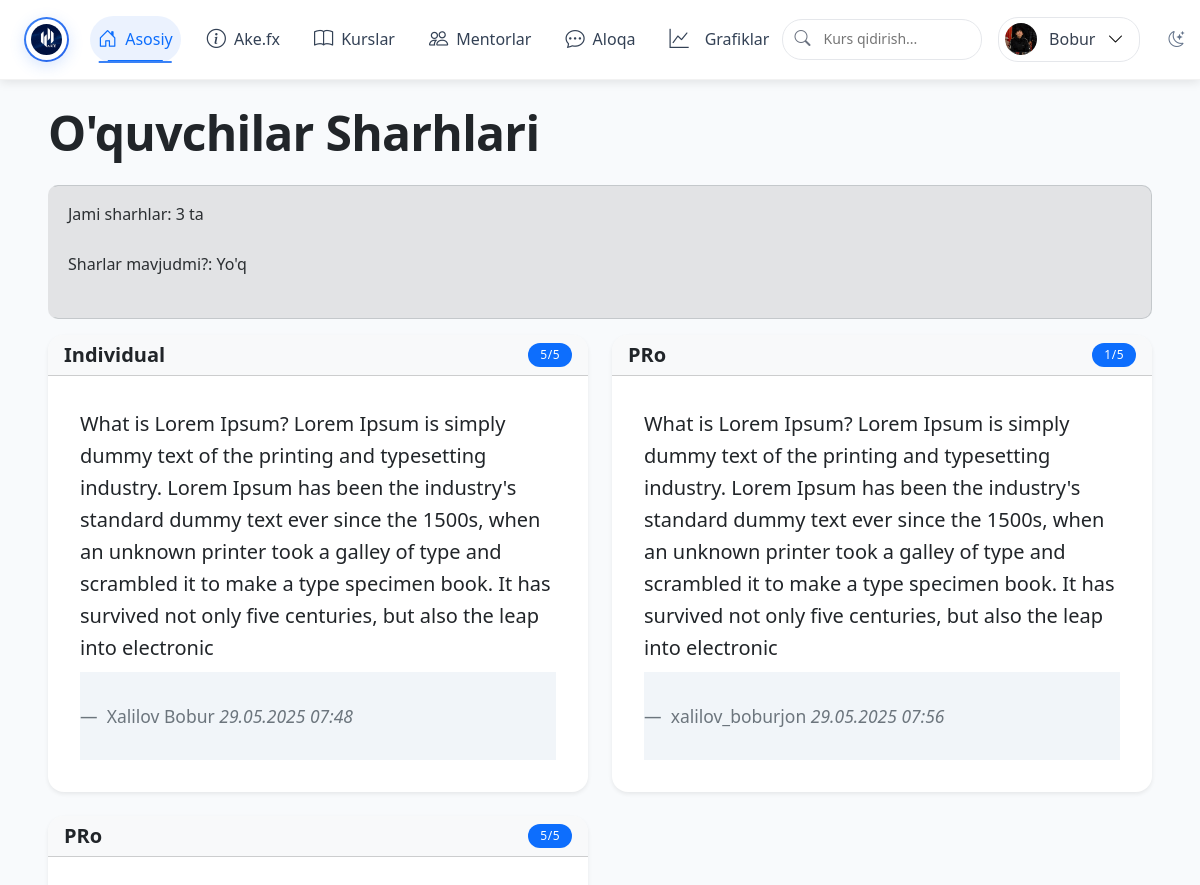
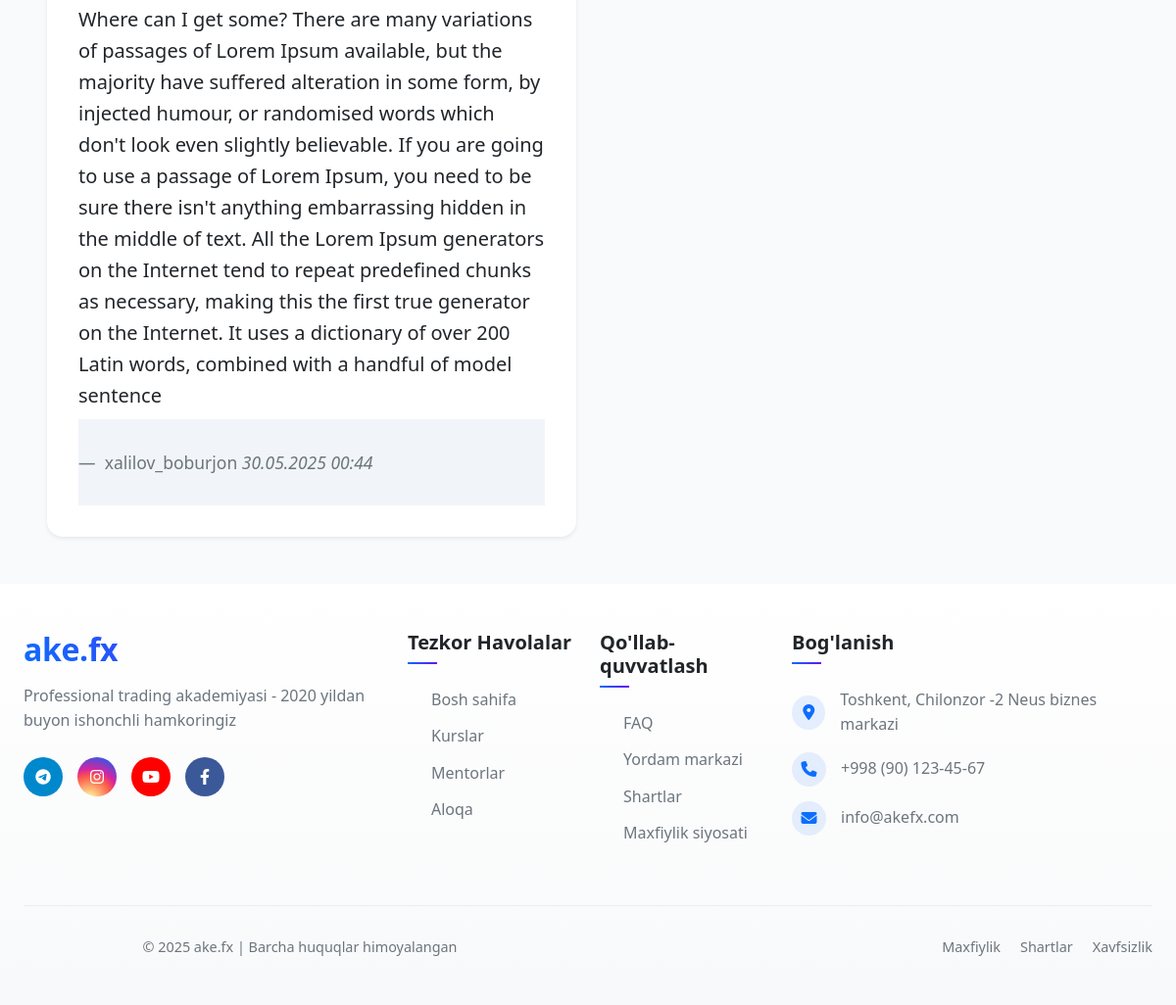
The page /reviews/ (signed in) on the database its author committed (2 pictures, top to bottom).
### main/models.py (models this page shows, shortened)
class Profile(models.Model):
    user = models.OneToOneField(users, on_delete=models.CASCADE)
    image = models.ImageField(upload_to='profile_images/', null=True, blank=True)
    bio = models.TextField(max_length=500, blank=True)

class Review(models.Model):
    student = models.ForeignKey('Student', on_delete=models.CASCADE)
    course = models.ForeignKey('Course', on_delete=models.CASCADE)
    rating = models.IntegerField(choices=[(i, i) for i in range(1, 6)])
    comment = models.TextField()
    date = models.DateTimeField(auto_now_add=True)

class Course(models.Model):
    title = models.CharField(max_length=100)
    description = models.TextField()
    price = models.DecimalField(max_digits=8, decimal_places=2)
    duration = models.CharField(max_length=50)  # masalan: '3 oy'
    image = models.ImageField(upload_to='courses/')
    mentor = models.ForeignKey('Mentor', on_delete=models.SET_NULL, null=True, blank=True)
    is_paid = models.BooleanField(default=True)  # Pullik yoki bepul ekanligini belgilash
    category = models.ForeignKey(Category, on_delete=models.SET_NULL, null=True, verbose_name='Kategoriya')
    level = models.ForeignKey('Level', on_delete=models.SET_NULL, null=True, verbose_name='Daraja')
    created_at = models.DateTimeField(auto_now_add=True)
    class Meta:
        ordering = ['-created_at']  # Add default ordering
        verbose_name = "Kurs"
        verbose_name_plural = "Kurslar"

class Student(models.Model):
    full_name = models.CharField(max_length=100)
    phone = models.CharField(max_length=20)
    email = models.EmailField()
    course = models.ForeignKey(Course, on_delete=models.SET_NULL, null=True)
    registered_at = models.DateTimeField(auto_now_add=True)

### main/views.py (the view)
# urls.py: path('reviews/', views.review_list, name='review-list'),
def review_list(request):
    reviews = Review.objects.all().select_related('student', 'course')
    return render(request, 'review_list.html', {'reviews': reviews})

### main/templates/review_list.html (shortened to what this page needs)
{% extends 'base.html' %}
{% block content %}
<div class="container mt-4">
    <h2 class="mb-4">O'quvchilar Sharhlari</h2>
    <div class="alert alert-secondary">
        <p>Jami sharhlar: {{ reviews|length }} ta</p>
        <p>Sharlar mavjudmi?: {{ reviews_exist|yesno:"Ha,Yo'q" }}</p>
    </div>
    {% if reviews %}
    <div class="row">
        {% for review in reviews %}
        <div class="col-md-6 mb-4">
            <div class="card h-100 shadow-sm">
                <div class="card-header bg-light">
                    <div class="d-flex justify-content-between">
                        <h5 class="mb-0">{{ review.course.title }}</h5>
                        <span class="badge bg-primary">{{ review.rating }}/5</span>
                    </div>
                </div>
                <div class="card-body">
                    <blockquote class="blockquote mb-0">
                        <p>{{ review.comment }}</p>
                        <footer class="blockquote-footer">
                            {{ review.student.full_name }}
                            <cite title="Sana">{{ review.date|date:"d.m.Y H:i" }}</cite>
                        </footer>
                    </blockquote>
                </div>
            </div>
        </div>
        {% endfor %}
    </div>
    {% endif %}
</div>
{% endblock %}

### main/templates/base.html (shortened to what this page needs)
<!DOCTYPE html>
<html lang="en">
<head>
    {% load static %}
    <link href="https://cdn.jsdelivr.net/npm/bootstrap-icons@1.7.2/font/bootstrap-icons.css" rel="stylesheet">
    <link href="https://cdn.jsdelivr.net/npm/bootstrap@5.3.0/dist/css/bootstrap.min.css" rel="stylesheet">
    <link rel="stylesheet" href="https://cdnjs.cloudflare.com/ajax/libs/font-awesome/6.4.0/css/all.min.css">
    <link href="{% static 'css/style.css' %}" rel="stylesheet">
</head>
<body>
<nav class="navbar navbar-expand-lg fixed-top">
    <div class="container">
        <a class="navbar-brand d-flex align-items-center" href="/">
            <div class="brand-logo-wrapper">
                <img src="{% static 'img/logo.png' %}" alt="Ake.fx" class="navbar-logo">
            </div>
        </a>
        <div class="collapse navbar-collapse" id="navbarNav">
            <ul class="navbar-nav mx-auto">
                <li class="nav-item">
                    <a href="/" class="nav-link active">
                        <i class="bi bi-house-door"></i>
                        <span>Asosiy</span>
                    </a>
                </li>
                <li class="nav-item">
                    <a href="/about/" class="nav-link">
                        <i class="bi bi-info-circle"></i>
                        <span>Ake.fx</span>
                    </a>
                </li>
                <li class="nav-item">
                    <a href="/courses/" class="nav-link">
                        <i class="bi bi-book"></i>
                        <span>Kurslar</span>
                    </a>
                </li>
                <li class="nav-item">
                    <a href="/mentors/" class="nav-link">
                        <i class="bi bi-people"></i>
                        <span>Mentorlar</span>
                    </a>
                </li>
                <li class="nav-item">
                    <a href="/contact/" class="nav-link">
                        <i class="bi bi-chat-dots"></i>
                        <span>Aloqa</span>
                    </a>
                </li>
                <li class="nav-item">
                    <a class="nav-link {% if request.resolver_match.app_name == 'trading' %}active{% endif %}"
                       href="{% url 'trading:trading' %}">
                        <i class="bi bi-graph-up me-2"></i>Grafiklar
                    </a>
                </li>
            </ul>
            <div class="nav-item search-wrapper me-3">
                <form class="search-form" action="{% url 'search' %}" method="get">
                    <input type="search" name="q" placeholder="Kurs qidirish..." class="search-input">
                    <button type="submit" class="search-btn">
                        <i class="bi bi-search"></i>
                    </button>
                </form>
            </div>
            <div class="nav-item auth-buttons">
                {% if user.is_authenticated %}
                <div class="dropdown">
                    <button class="profile-btn" data-bs-toggle="dropdown">
                        <div class="profile-photo">
                            {% if user.profile.image %}
                                <img src="{{ user.profile.image.url }}" alt="Profile">
                            {% else %}
                                <i class="bi bi-person"></i>
                            {% endif %}
                        </div>
                        <span class="profile-name">{{ user.get_short_name }}</span>
                        <i class="bi bi-chevron-down"></i>
                    </button>
                </div>
                {% else %}
                <a href="{% url 'login' %}" class="auth-btn login-btn">
                    <i class="bi bi-box-arrow-in-right"></i>
                    <span>Kirish</span>
                </a>
                {% endif %}
                <button id="toggle-dark-mode" class="theme-toggle" aria-label="Toggle dark mode">
                    <i class="bi bi-moon-stars"></i>
                </button>
            </div>
        </div>
    </div>
</nav>
    <div class="container my-4">
        {% block content %}{% endblock %}
    </div>
<footer class="footer-section py-5">
    <div class="container">
        <div class="row g-4 mb-5">
            <div class="col-lg-4">
                <div class="footer-brand mb-4">
                    <h3 class="gradient-text mb-3">ake.fx</h3>
                    <p class="text-muted mb-4">Professional trading akademiyasi - 2020 yildan buyon ishonchli hamkoringiz</p>
                    <div class="social-links">
                        <a href="https://t.me/akeFx_rasmiy" class="social-link telegram">
                            <i class="fab fa-telegram-plane"></i>
                        </a>
                        <a href="https://www.instagram.com/ake__fx/" class="social-link instagram">
                            <i class="fab fa-instagram"></i>
                        </a>
                        <a href="https://www.youtube.com/@akefx" class="social-link youtube">
                            <i class="fab fa-youtube"></i>
                        </a>
                        <a href="https://www.facebook.com/akefx" class="social-link facebook">
                            <i class="fab fa-facebook-f"></i>
                        </a>
                    </div>
                </div>
            </div>
            <div class="col-lg-2 col-md-4">
                <h5 class="footer-title">Tezkor Havolalar</h5>
                <ul class="footer-links">
                    <li><a href="/">Bosh sahifa</a></li>
                    <li><a href="/courses/">Kurslar</a></li>
                    <li><a href="/mentors/">Mentorlar</a></li>
                    <li><a href="/contact/">Aloqa</a></li>
                </ul>
            </div>
            <div class="col-lg-2 col-md-4">
                <h5 class="footer-title">Qo'llab-quvvatlash</h5>
                <ul class="footer-links">
                    <li><a href="#">FAQ</a></li>
                    <li><a href="#">Yordam markazi</a></li>
                    <li><a href="#">Shartlar</a></li>
                    <li><a href="#">Maxfiylik siyosati</a></li>
                </ul>
            </div>
            <div class="col-lg-4 col-md-4">
                <h5 class="footer-title">Bog'lanish</h5>
                <ul class="footer-contact-list">
                    <li>
                        <i class="fas fa-map-marker-alt contact-icon"></i>
                        <span>Toshkent, Chilonzor -2 Neus biznes markazi</span>
                    </li>
                    <li>
                        <i class="fas fa-phone contact-icon"></i>
                        <span>+998 (90) 123-45-67</span>
                    </li>
                    <li>
                        <i class="fas fa-envelope contact-icon"></i>
                        <span>info@akefx.com</span>
                    </li>
                </ul>
            </div>
        </div>
        <div class="footer-bottom">
            <div class="row align-items-center">
                <div class="col-md-6">
                    <p class="copyright mb-0">
                        © 2025 ake.fx | Barcha huquqlar himoyalangan
                    </p>
                </div>
                <div class="col-md-6">
                    <div class="footer-bottom-links">
                        <a href="#">Maxfiylik</a>
                        <a href="#">Shartlar</a>
                        <a href="#">Xavfsizlik</a>
                    </div>
                </div>
            </div>
        </div>
    </div>
</footer>
</body>
</html>

### rows shown on the page
Review: course "Individual", rating "5", comment "What is Lorem Ipsum? Lorem Ipsum is simply dummy text of the printing and typesetting industry. Lorem Ipsum has been the industry's standard dummy text ever since the 1500s, when an unknown printer took a galley of type and scrambled it to make a type specimen book. It has survived not only five centuries, but also the leap into electronic", student.full_name "Xalilov Bobur", date "29.05.2025 07:48"
Review: course "PRo", rating "1", comment "What is Lorem Ipsum? Lorem Ipsum is simply dummy text of the printing and typesetting industry. Lorem Ipsum has been the industry's standard dummy text ever since the 1500s, when an unknown printer took a galley of type and scrambled it to make a type specimen book. It has survived not only five centuries, but also the leap into electronic", student.full_name "xalilov_boburjon", date "29.05.2025 07:56"
Review: course "PRo", rating "5", comment "Where can I get some? There are many variations of passages of Lorem Ipsum available, but the majority have suffered alteration in some form, by injected humour, or randomised words which don't look even slightly believable. If you are going to use a passage of Lorem Ipsum, you need to be sure there isn't anything embarrassing hidden in the middle of text. All the Lorem Ipsum generators on the Internet tend to repeat predefined chunks as necessary, making this the first true generator on the Internet. It uses a dictionary of over 200 Latin words, combined with a handful of model sentence", student.full_name "xalilov_boburjon", date "30.05.2025 00:44"

### other values the page prints
{{ user.get_short_name }} "Bobur"
{{ reviews|length }} "3"
{{ reviews_exist|yesno:"Ha,Yo'q" }} "Yo'q"
